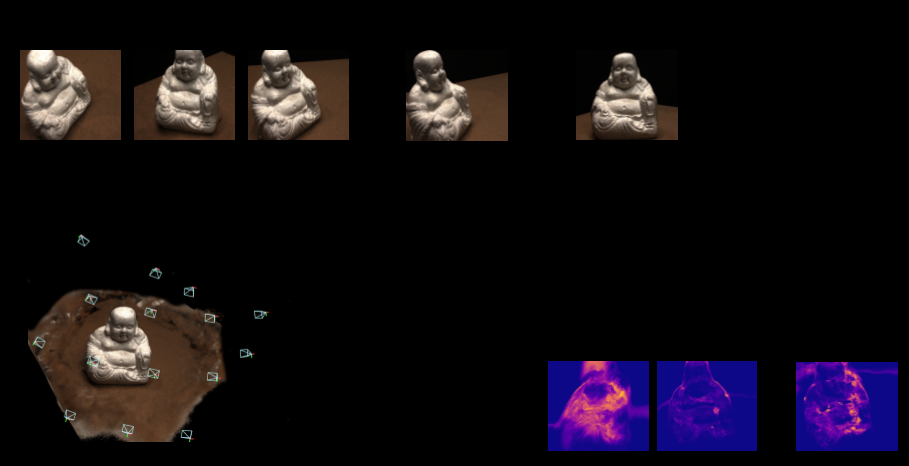
#> input picture media/images/framework.png, 909 x 466 px
$ python -i utils.py   (imports and definitions only)
#> lines starting #> are read from the running program, lines starting #| are printed output that depends on the picture; after the words box and inside, x2 and y2 are one past the last pixel; in counts of white or black regions, pixels touching at a corner belong together
from scipy.spatial.transform import Rotation as R
import cv2
import numpy as np
import json

# from rembg import remove
import os
import imageio


def get_roi_mask(rgb):
    """binary mask for ROIs using color thresholding"""
    hsv = cv2.cvtColor(np.array(rgb, dtype=np.uint8), cv2.COLOR_RGB2HSV)
#> hsv: shape (466, 909, 3); mean H, S, V 10.5, 31.9, 24
    lower_red = np.array([0, 50, 50])
    upper_red = np.array([20, 255, 255])
    mask0 = cv2.inRange(hsv, lower_red, upper_red)
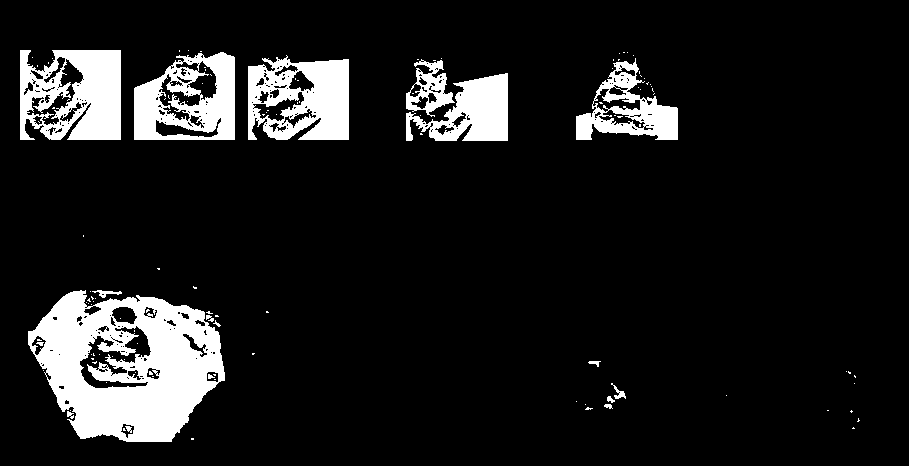
#> mask0: shape (466, 909); 11% white; 119 white regions (101 under 20 px), largest, box (x1, y1, x2, y2) and area: (28, 290, 225, 442) 18687, (20, 50, 121, 140) 6822, (248, 55, 349, 140) 6135

    lower_red = np.array([160, 50, 50])
    upper_red = np.array([180, 255, 255])
    mask1 = cv2.inRange(hsv, lower_red, upper_red)
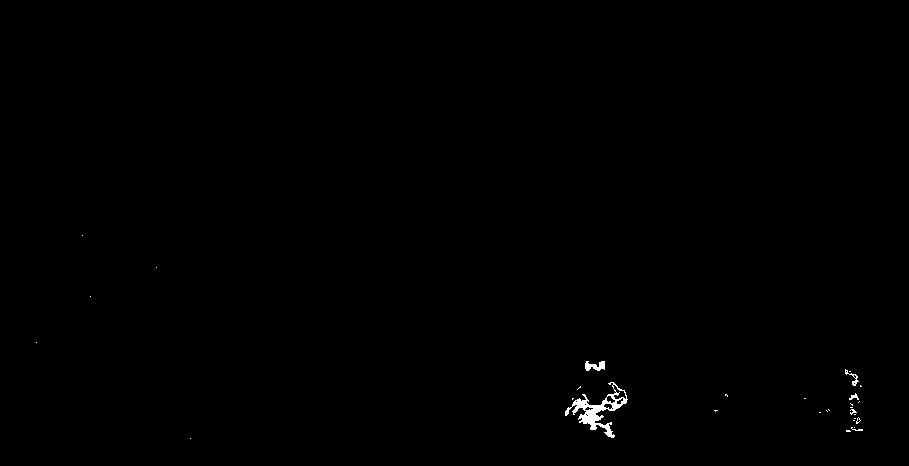
#> mask1: shape (466, 909); 0.29% white; 30 white regions (24 under 20 px), largest, box (x1, y1, x2, y2) and area: (565, 382, 628, 438) 901, (585, 361, 605, 371) 131, (845, 369, 859, 386) 61, (849, 393, 859, 400) 34, (850, 409, 857, 415) 20, (851, 427, 863, 431) 20

    mask = mask0 + mask1
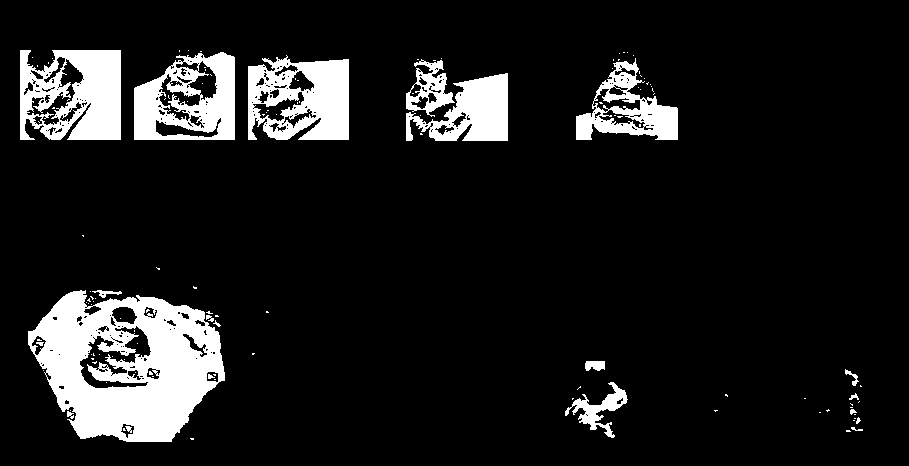
#> mask: shape (466, 909); 11.3% white; 125 white regions (104 under 20 px), largest, box (x1, y1, x2, y2) and area: (28, 290, 225, 442) 18687, (20, 50, 121, 140) 6822, (248, 55, 349, 140) 6135
    mask = mask + 1e-5

    return mask


# [7 lines left out: function get_black_mask, not called in this run]


def visualize_uncertainty(uncertainty):
    variance = np.exp(uncertainty)


def rotation_2_quaternion(rotation_matrix):
    r = R.from_matrix(rotation_matrix)
    return r.as_quat()


# [231 lines left out: functions xyz_to_view, view_to_pose, view_to_pose_batch, random_view, uniform_sampling, focal_len_to_fov and 3 more, not called in this run]


# [4 lines not run here, left out]

>>> import cv2
>>> picture = cv2.cvtColor(cv2.imread('../../../media/images/framework.png'), cv2.COLOR_BGR2RGB)
>>> result = get_roi_mask(picture)
